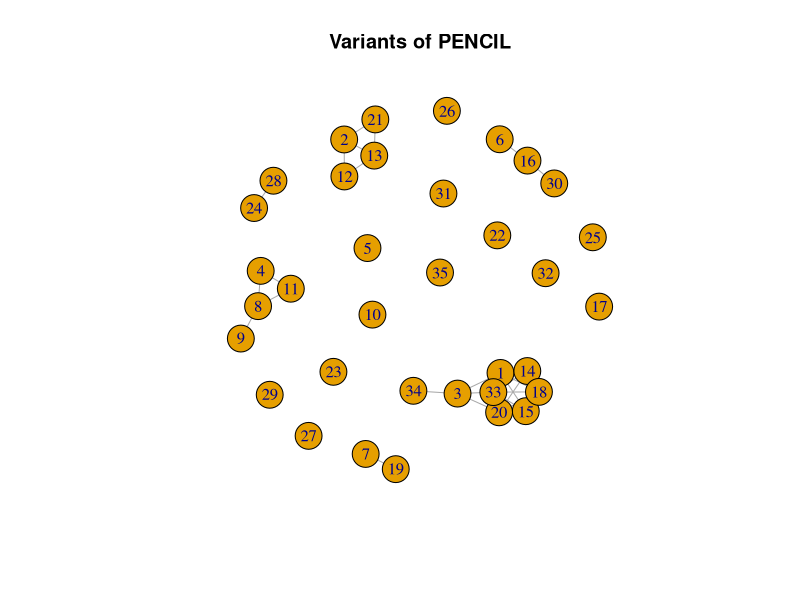
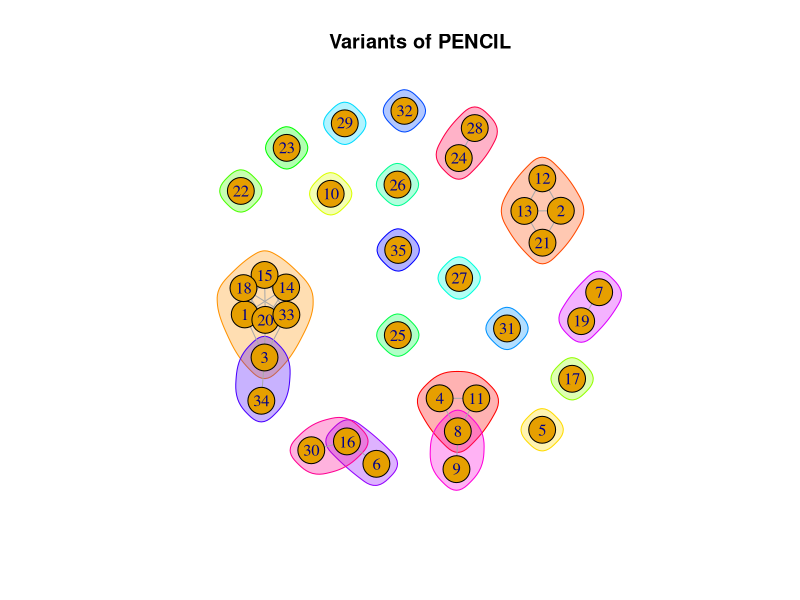
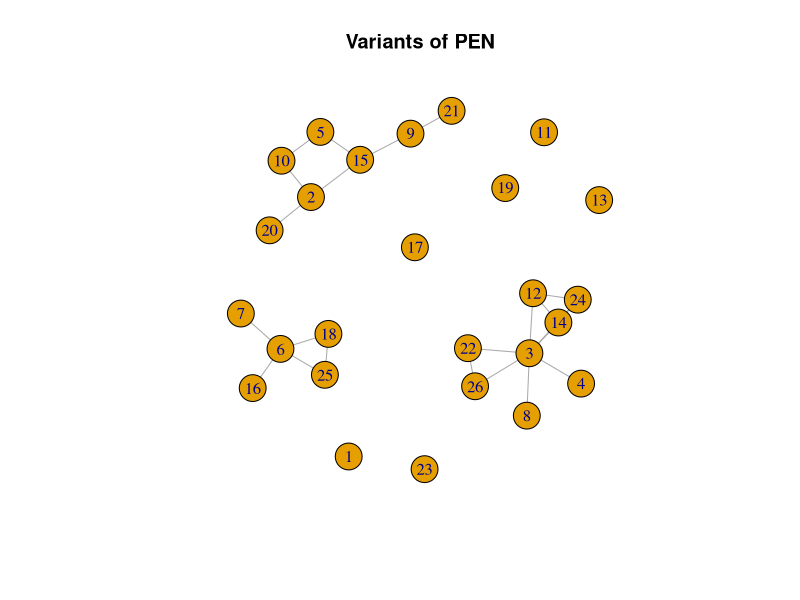
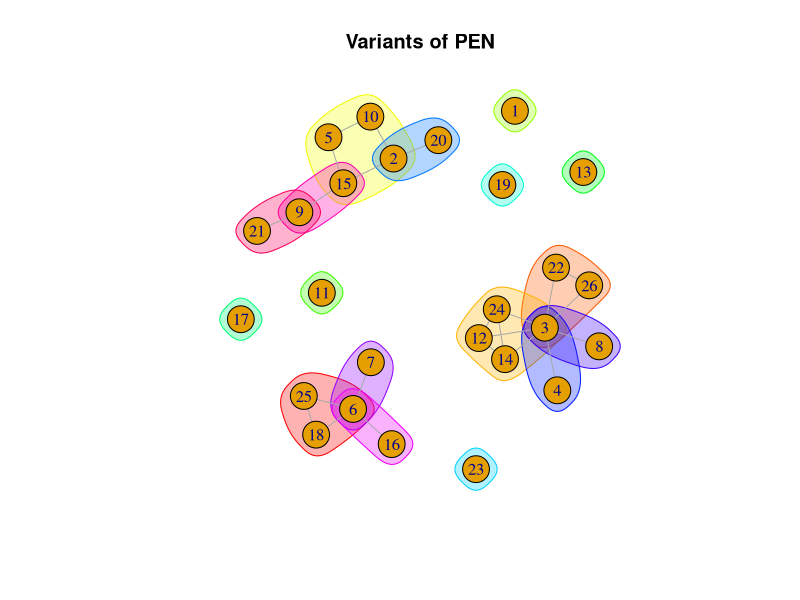
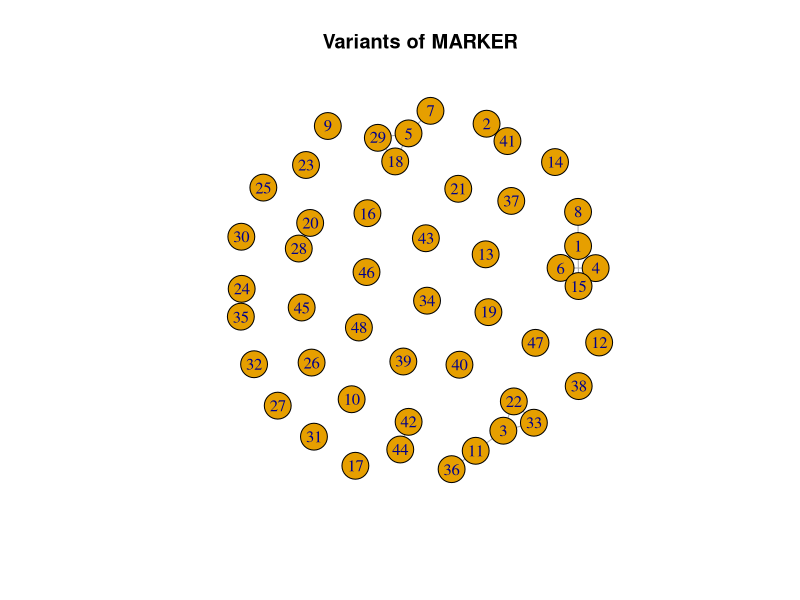
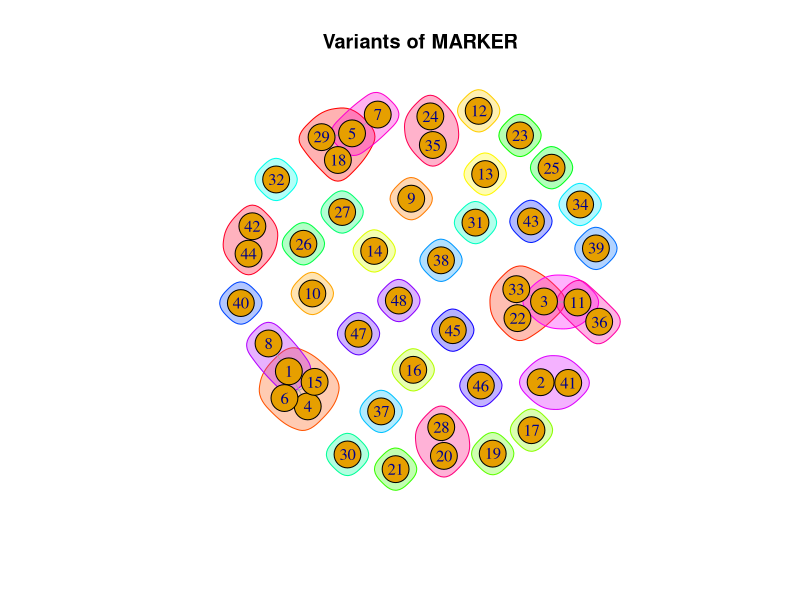

Source code (R) for these figures, in order:
library("igraph")
conf_pencil <- graph(c(
  1,3, 1,14, 1,15, 1,18, 1,20, 1,33,
  2,12, 2,13, 2,21,
  3,20, 3,33, 3,34,
  4,8, 4,11,
  6,16,
  7,19,
  8,9, 8,11,
  12,13,
  13,21,
  14,15, 14,18, 14,20, 14,33,
  15,18, 15,20, 15,33,
  16,30,
  18,20, 18,33,
  20,33,
  24,28
), n=35, directed=FALSE)

plot(conf_pencil, main = "Variants of PENCIL") 

groups.conf_pencil <- list(
  c(4,8,11),
  c(2,12,13,21),
  c(1,3,14,15,18,20,33),
  c(5),
  c(10),
  c(17),
  c(22),
  c(23),
  c(25),
  c(26),
  c(27),
  c(29),
  c(31),
  c(32),
  c(35),
  c(3,34),
  c(6,16),
  c(7,19),
  c(8,9),
  c(16,30),
  c(24,28)
)

plot(conf_pencil, mark.groups = groups.conf_pencil, main = "Variants of PENCIL")



conf_pen <- graph(c(
  2,10, 2,15, 2,20,
  3,4, 3,8, 3,12, 3,14, 3,22, 3,24, 3,26,
  5,10, 5,15,
  6,7, 6,16, 6,18, 6,25,
  9,15, 9,21,
  12,14, 12,24,
  14,24,
  18,25,
  22,26
), n=26, directed=FALSE)
plot(conf_pen, main = "Variants of PEN")

groups.conf_pen <- list(
  c(6,18,25),
  c(3,22,26),
  c(3,12,14,24),
  c(2,5,10,15),
  c(1),
  c(11),
  c(13),
  c(17),
  c(19),
  c(23),
  c(2,20),
  c(3,4),
  c(3,8),
  c(6,7),
  c(6,16),
  c(9,15),
  c(9,21)
)

plot(conf_pen, mark.groups = groups.conf_pen, main = "Variants of PEN")



conf_marker <- graph(c(
  1,4, 1,6, 1,8, 1,15,
  2,41,
  3,11, 3,22, 3,33,
  4,6, 4,15,
  5,7, 5,18, 5,29,
  6,15,
  11,36,
  18,29,
  20,28,
  22,33,
  24,35,
  42,44
), n=48, directed=FALSE)
plot(conf_marker, main = "Variants of MARKER")

groups.conf_marker <- list(
  c(5,18,29),
  c(3,22,33),
  c(1,4,6,15),
  c(9),
  c(10),
  c(12),
  c(13),
  c(14),
  c(16),
  c(17),
  c(19),
  c(21),
  c(23),
  c(25),
  c(26),
  c(27),
  c(30),
  c(31),
  c(32),
  c(34),
  c(37),
  c(38),
  c(39),
  c(40),
  c(43),
  c(45),
  c(46),
  c(47),
  c(48),
  c(1,8),
  c(2,41),
  c(3,11),
  c(5,7),
  c(11,36),
  c(20,28),
  c(24,35),
  c(42,44)
)

plot(conf_marker, mark.groups = groups.conf_marker, main = "Variants of MARKER")

